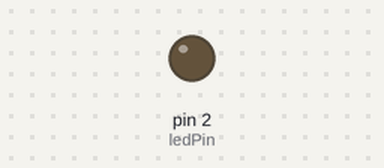
Simulated run of this sketch. Board: Arduino Uno, built with avr-gcc and run on an emulated ATmega328P. Shown: output pins drawn as LEDs (lit = HIGH).

Above: at 0.9 s.
At 3.4 s:
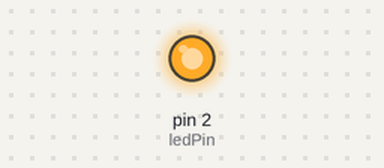
Timing chart, 0 to 8.8 s (numbered marks = the images above):
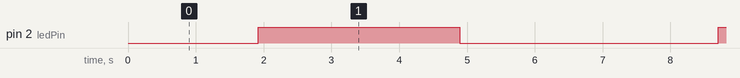

Measured:
- by itself, pin 2 (ledPin): alternates HIGH for 3.0 s and LOW for 3.8 s

The sketch:

Led_fade_code.c.ino
```cpp
// led fade
#define ledPin 2
int brightness = 0;
int fadevalue = 2;

void setup() {
 pinMode(ledPin,OUTPUT);

}

void loop() {
 analogWrite(ledPin, brightness);

 brightness = brightness + fadevalue;

 if(brightness<=0 || brightness>=225){
  fadevalue = -fadevalue;
 }
 delay(30);
}
```
